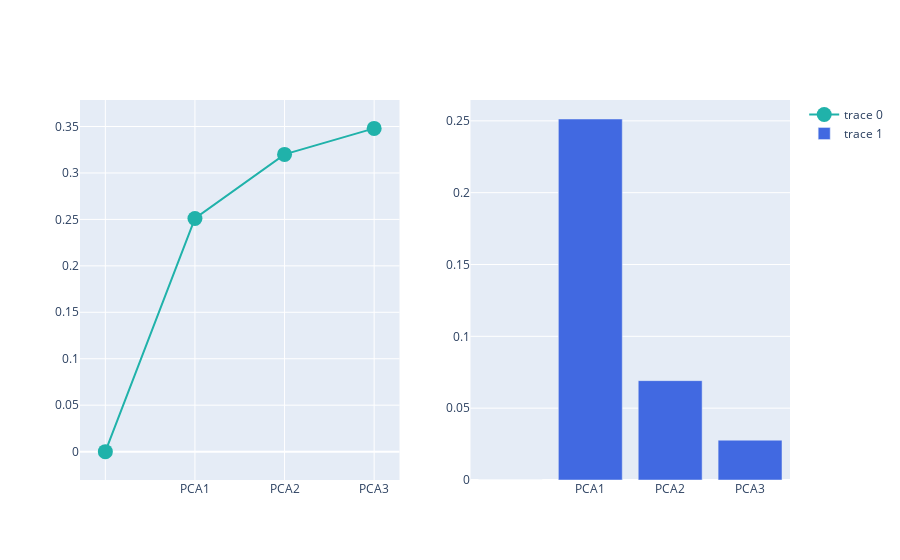

The notebook cell saved with this chart:
### Code cell
from plotly.subplots import make_subplots
import plotly.graph_objects as go

fig = make_subplots(rows=1, cols=2)

fig.add_trace(
    go.Scatter(
        x=df_explained_variance['PC'],
        y=df_explained_variance['Cumulative Variance'],
        marker=dict(size=15, color="LightSeaGreen")
    ), row=1, col=1
    )

fig.add_trace(
    go.Bar(
        x=df_explained_variance['PC'],
        y=df_explained_variance['Explained Variance'],
        marker=dict(color="RoyalBlue"),
    ), row=1, col=2
    )

fig.show()

### Figure 1 — Plotly figure (JSON) as saved in the notebook; plotly's stock layout.template omitted (floating-point values rounded to 4 significant figures)
{"data": [{"marker": {"color": "LightSeaGreen", "size": 15}, "type": "scatter", "x": ["", "PCA1", "PCA2", "PCA3"], "xaxis": "x", "y": [0, 0.251, 0.32, 0.348], "yaxis": "y"}, {"marker": {"color": "RoyalBlue"}, "type": "bar", "x": ["", "PCA1", "PCA2", "PCA3"], "xaxis": "x2", "y": [0, 0.2513, 0.06916, 0.02772], "yaxis": "y2"}], "layout": {"autosize": true, "xaxis": {"anchor": "y", "autorange": true, "domain": [0, 0.45], "range": [-0.2405, 3.241], "type": "category"}, "xaxis2": {"anchor": "y2", "autorange": true, "domain": [0.55, 1], "range": [-0.5, 3.5], "type": "category"}, "yaxis": {"anchor": "x", "autorange": true, "domain": [0, 1], "range": [-0.04464, 0.3926], "type": "linear"}, "yaxis2": {"anchor": "x2", "autorange": true, "domain": [0, 1], "range": [0, 0.2645], "type": "linear"}}}
